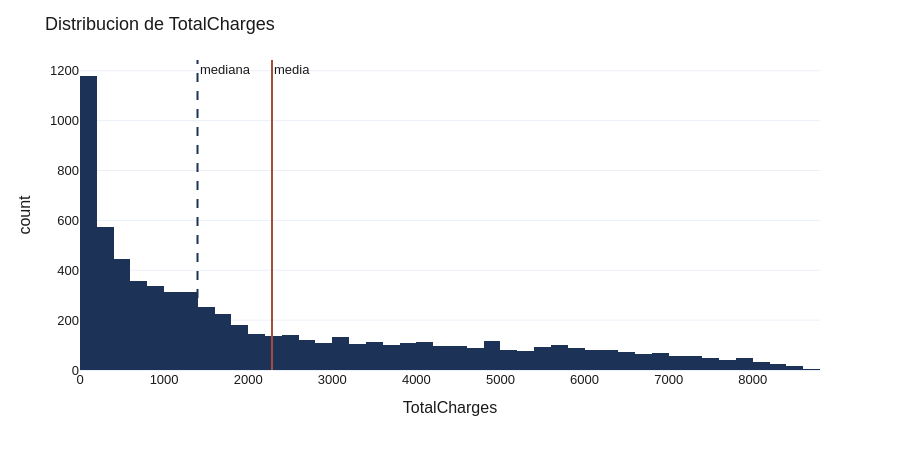

Notebook cell for this chart:
### Markdown cell above
**Distribución de TotalCharges después de castearlo a float.**

### Code cell
ic = df["TotalCharges"].dropna().reset_index(drop=True)
n = len(ic)

# Media: suma de valores / n
media_manual = ic.sum() / n

# Mediana: valor central tras ordenar (promedio de los dos centrales si n es par)
ic_ord = ic.sort_values().reset_index(drop=True)
if n % 2 == 1:
    mediana_manual = ic_ord.iloc[n // 2]
else:
    mediana_manual = (ic_ord.iloc[n // 2 - 1] + ic_ord.iloc[n // 2]) / 2

# Moda: valor con mayor frecuencia
conteos = ic.value_counts()
moda_manual = conteos.index[0]

print(f"n clientes: {n:,}")
print(f"Media    manual: {media_manual:>12,.2f}   pandas: {ic.mean():>12,.2f}")
print(f"Mediana  manual: {mediana_manual:>12,.2f}   pandas: {ic.median():>12,.2f}")
print(f"Moda     manual: {moda_manual:>12,.2f}   pandas: {ic.mode().iloc[0]:>12,.2f}")


fig = px.histogram(df, x="TotalCharges", nbins=60, template=PLOTLY_TEMPLATE,
                   color_discrete_sequence=[NAVY])
fig.add_vline(x=ic.mean(),   line_color=TERRA, line_width=2, annotation_text="media")
fig.add_vline(x=ic.median(), line_color=NAVY,  line_width=2, line_dash="dash", annotation_text="mediana")
fig.update_layout(title="Distribucion de TotalCharges",
                  font=PLOTLY_FONT, width=900, height=450)
fig.show()

### Figure 1 — Plotly figure (JSON) as saved in the notebook; plotly's stock layout.template omitted (floating-point values rounded to 4 significant figures; data arrays with more than 128 entries replaced by an {"elided": "..."} marker saying what was removed)
{"data": [{"bingroup": "x", "hovertemplate": "TotalCharges=%{x}<br>count=%{y}<extra></extra>", "legendgroup": "", "marker": {"color": "#1C3257", "pattern": {"shape": ""}}, "name": "", "nbinsx": 60, "orientation": "v", "showlegend": false, "type": "histogram", "x": {"elided": "7043 float values"}, "xaxis": "x", "yaxis": "y"}], "layout": {"annotations": [{"showarrow": false, "text": "media", "x": 2283.0, "xanchor": "left", "xref": "x", "y": 1, "yanchor": "top", "yref": "y domain"}, {"showarrow": false, "text": "mediana", "x": 1397.0, "xanchor": "left", "xref": "x", "y": 1, "yanchor": "top", "yref": "y domain"}], "barmode": "relative", "font": {"color": "#1A1A1A", "family": "Helvetica, Arial, sans-serif", "size": 13}, "height": 450, "legend": {"tracegroupgap": 0}, "margin": {"t": 60}, "shapes": [{"line": {"color": "#AA4B37", "width": 2}, "type": "line", "x0": 2283.0, "x1": 2283.0, "xref": "x", "y0": 0, "y1": 1, "yref": "y domain"}, {"line": {"color": "#1C3257", "dash": "dash", "width": 2}, "type": "line", "x0": 1397.0, "x1": 1397.0, "xref": "x", "y0": 0, "y1": 1, "yref": "y domain"}], "title": {"text": "Distribucion de TotalCharges"}, "width": 900, "xaxis": {"anchor": "y", "domain": [0, 1], "title": {"text": "TotalCharges"}}, "yaxis": {"anchor": "x", "domain": [0, 1], "title": {"text": "count"}}}}
